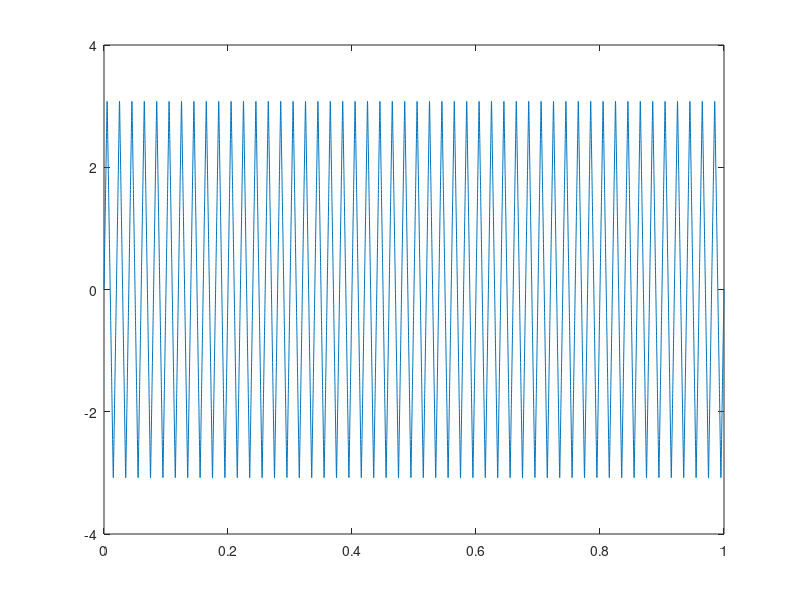

Reproduce this figure in MATLAB.
% Programa para la suma infinita de diversas funciones

clear
  
    t=0:0.0001:1;
    w=100;
    y=zeros(size(t));
    k=1;
    l=1;
%for k=1:5
    for i=1:10
        y=(((-1)^(i+1))/(2*i-1)^2)*sin((2*i-1)*(pi/l)*w*t)+y;  
    end
    yf=(8*k/pi)*y;
    figure
    plot(t,yf)
    sound(yf,10000)
    